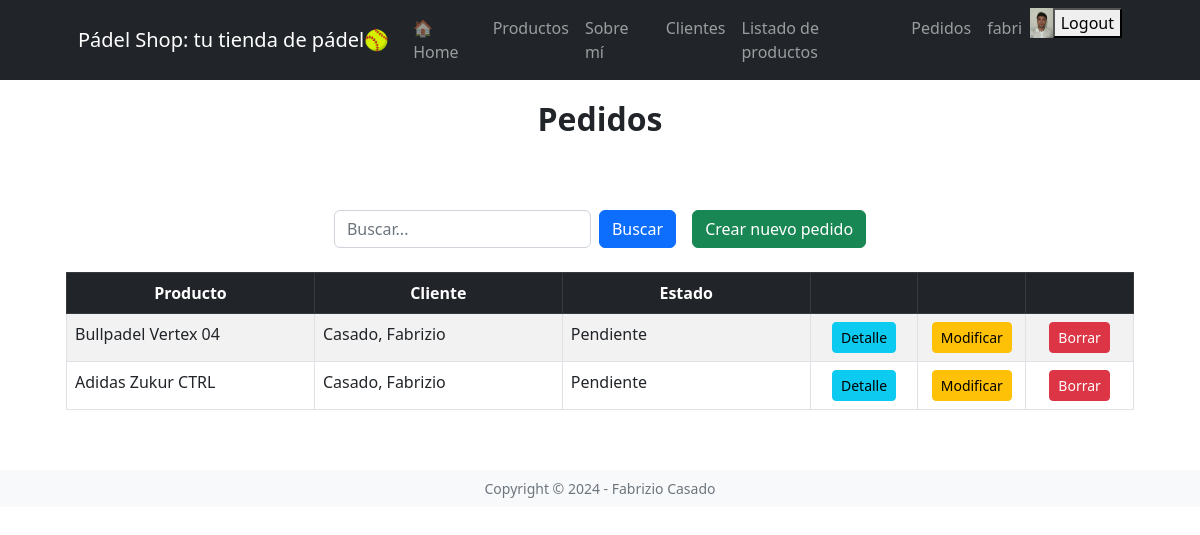
The app's page /productos/pedido/list (signed in) with its own data.
### ventas/models.py (models this page shows, shortened)
class Vendedor(models.Model):
    usuario = models.OneToOneField(User, on_delete=models.CASCADE, related_name='vendedor')
    celular = models.CharField(max_length=50, blank=True, null=True)
    avatar = models.ImageField(upload_to='avatares', blank=True, null=True)
    class Meta:
        verbose_name = 'Vendedor'
        verbose_name_plural = 'Vendedores'

### productos/models.py (models this page shows, shortened)
class Pedido(models.Model):
    class Estado(models.TextChoices):
        PENDIENTE = 'Pendiente', 'Pendiente'
        ENTREGADO = 'Entregado', 'Entregado'
        CANCELADO = 'Cancelado', 'Cancelado'
    cliente = models.ForeignKey(Cliente, on_delete=models.CASCADE)
    producto = models.ForeignKey(ProductoCategoria, on_delete=models.CASCADE)
    descripcion = models.TextField(blank=True, null=True)
    fecha_solicitud = models.DateTimeField(auto_now_add=True)
    fecha_entrega = models.DateTimeField(blank=True, null=True)
    estado = models.CharField(max_length=20, choices=Estado.choices, default=Estado.PENDIENTE)

class ProductoCategoria(models.Model):
    nombre = models.CharField(max_length=100, unique=True)
    descripcion = models.TextField(blank=True, null=True)
    precio = models.DecimalField(max_digits=10, decimal_places=2, null=True)
    disponible = models.BooleanField(default=True)
    def __str__(self):
        return self.nombre
    class Meta:
        verbose_name = 'Categoría de Producto'
        verbose_name_plural = 'Categorías de Productos'

### clientes/models.py (models this page shows)
class Cliente(models.Model):
    nombre = models.CharField(max_length=50)
    apellido = models.CharField(max_length=50)
    nacimiento = models.DateField(null=True, blank=True)
    telefono = models.CharField(
        max_length=15,
        null = True,
        blank = False,
        validators=[
            RegexValidator(r'^\d{10,15}$', 'El número de teléfono debe contener solo números (entre 10 y 15 dígitos).')
        ]
    )
    email = models.CharField(max_length=100, null=True, blank=True,)
    pais_origen_id = models.ForeignKey(
        Pais, on_delete=models.SET_NULL, null=True, blank=True, verbose_name='País'
    )
    def __str__(self):
        return f'{self.apellido}, {self.nombre}'
    class Meta:
        verbose_name = 'Cliente'
        verbose_name_plural = 'Clientes'

### productos/views.py (the view)
# urls.py: path('pedido/list', login_required(views.pedido_list), name='pedido_list'),
def pedido_list(request):
    q = request.GET.get('q')
    if q:
        query = Pedido.objects.filter(nombre__icontains=q)
    else:
        query = Pedido.objects.all()
    context = {'object_list': query}
    return render(request, 'productos/pedido_list.html', context)

### productos/templates/productos/pedido_list.html (shortened to what this page needs)
{% extends 'core/base.html' %}
{% block header %}
Pedidos
{% endblock header %}
{% block main %}
<div class="container my-4">
    <div class="d-flex justify-content-center">
        <form method="get" class="d-flex me-3">
            <input type="text" class="form-control me-2" name="q" placeholder="Buscar...">
            <button type="submit" class="btn btn-primary">Buscar</button>
        </form>
        <a href="{% url 'productos:pedido_create' %}">
            <button class="btn btn-success">Crear nuevo pedido</button>
        </a>
    </div>
        <table class="table table-bordered table-striped">
            <thead class="table-dark text-center">
                <tr>
                    <th style="width: 23%;">Producto</th>
                    <th style="width: 23%;">Cliente</th>
                    <th style="width: 23%;">Estado</th>
                    <th style="width: 10%;"></th>
                    <th style="width: 10%;"></th>
                    <th style="width: 10%;"></th>
                </tr>
            </thead>
            <tbody>
                {% for object in object_list %}
                    <tr>
                        <td>{{ object.producto }}</td>
                        <td>{{ object.cliente }}</td>
                        <td>{{ object.estado }}</td>
                        <td class="text-center">
                            <a href="{% url 'productos:pedido_detail' object.id %}" class="btn btn-info btn-sm">Detalle</a>
                        </td>
                        <td class="text-center">
                            <a href="{% url 'productos:pedido_update' object.id %}" class="btn btn-warning btn-sm">Modificar</a>
                        </td>
                        <td class="text-center">
                            <a href="{% url 'productos:pedido_delete' object.id %}" class="btn btn-danger btn-sm">Borrar</a>
                        </td>
                    </tr>
                {% empty %}
                    <tr>
                        <td colspan="4" class="text-center">No hay pedidos registrados.</td>
                    </tr>
                {% endfor %}
            </tbody>
        </table>
    </div>
{% endblock main %}

### core/templates/core/componentes/navbar.html (shortened to what this page needs)
{% load static %}
<nav class="navbar navbar-expand-lg navbar-dark bg-dark">
    <div class="container px-5">
        <a class="navbar-brand" href="{% url 'core:index' %}">Pádel Shop: tu tienda de pádel🥎</a>
        <div class="collapse navbar-collapse" id="navbarSupportedContent">
            <ul class="navbar-nav ms-auto mb-2 mb-lg-0">
                <li class="nav-item"><a class="nav-link" href="{% url 'core:index' %}">🏠Home</a></li>
                <li class="nav-item"><a class="nav-link" href="#productos">Productos</a></li>
                <li class="nav-item"><a class="nav-link" href="{% url 'core:aboutme' %}">Sobre mí</a></li>
                {% if user.is_authenticated %}
                <li class="nav-item"><a class="nav-link" href="{% url 'clientes:cliente_list' %}">Clientes</a></li>
                <li class="nav-item"><a class="nav-link" href="{% url 'productos:productocategoria_list' %}">Listado de productos</a></li>
                <li class="nav-item"><a class="nav-link" href="{% url 'productos:pedido_list' %}">Pedidos</a></li>
                <li class="nav-item"><a class="nav-link" href="{% url 'core:profile' %}">{{ user.username }}</a></li>
                    {% if user.vendedor.avatar %}
                    <img src="{{ user.vendedor.avatar.url }}"
                         alt="avatar"
                         style="height: 30px" />
                    {% else %}
                    <img src="{% static 'core/img/perfil.png' %}"
                         alt="avatar"
                         style="height: 30px" />
                    {% endif %}
                <form action="{% url 'core:logout' %}" method="post">
                    <button type="submit">Logout</button>
                </form>
                {% else %}
                <li class="nav-item"><a class="nav-link" href="{% url 'core:login' %}">Login</a></li>
                {% endif %}
            </ul>
        </div>
    </div>
</nav>

### records on screen
Pedido: producto "Bullpadel Vertex 04", cliente "Casado, Fabrizio", estado "Pendiente"
Pedido: producto "Adidas Zukur CTRL", cliente "Casado, Fabrizio", estado "Pendiente"

### other values on screen
{{ user.username }} "fabri"
